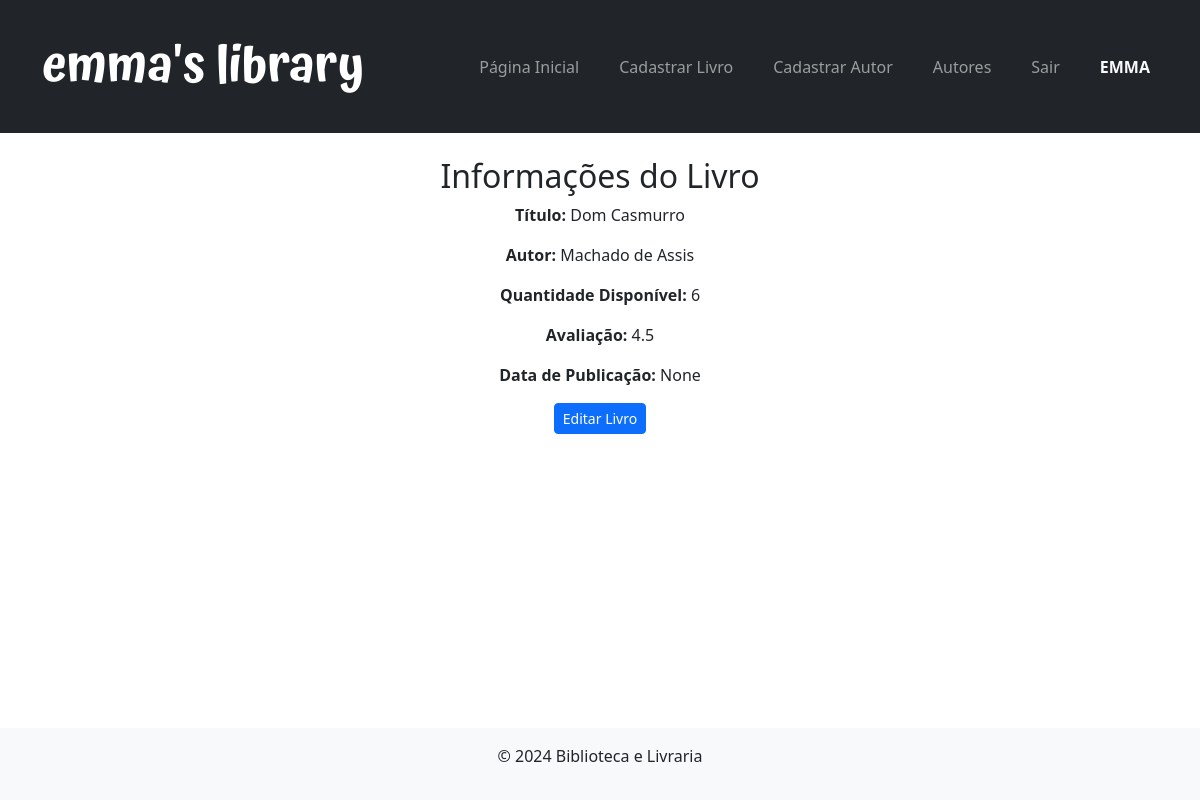
Page /informacoes_livro/2/ (signed in) on the committed database.
### livros/models.py (models this page shows, shortened)
class Livro(models.Model):
    titulo = models.CharField(max_length=100)
    autor = models.ForeignKey(Autor, on_delete=models.CASCADE, related_name='livros')
    quantidade_disponivel = models.IntegerField(null=True, blank=True)
    avaliacao = models.FloatField(null=True, blank=True)
    data_de_publicacao = models.DateField(null=True, blank=True)

class Autor(models.Model):
    nome = models.CharField(max_length=100)
    def __str__(self):
        return self.nome

### livros/views.py (the view)
# urls.py: path('informacoes_livro/<int:pk>/', informacoes_livro, name='informacoes_livro'),
@login_required
def informacoes_livro(request, pk):
    livro = get_object_or_404(Livro, pk=pk)
    return render(request, 'informacoes_livro.html', {'livro': livro})

### livros/templates/informacoes_livro.html (shortened to what this page needs)
{% extends 'base.html' %}
{% block content %}
    <div class="container d-flex flex-column justify-content-center align-items-center">
        <h2> Informações do Livro </h2>
        <p> <strong>Título:</strong> {{ livro.titulo }} </p>
        <p> <strong>Autor:</strong> {{ livro.autor }} </p>
        <p> <strong>Quantidade Disponível:</strong> {{ livro.quantidade_disponivel }} </p>
        <p> <strong>Avaliação:</strong> {{ livro.avaliacao }} </p>
        <p> <strong>Data de Publicação:</strong> {{ livro.data_de_publicacao }} </p>
        <a href="{% url 'editar_livro' livro.pk %}" class="btn btn-sm btn-primary">
            Editar Livro
        </a>
    </div>
{% endblock%}

### livros/templates/base.html (shortened to what this page needs)
<!DOCTYPE html>
<html lang="pt-br">
  <head>
     {% load static %}
     <link href="{% static "css/bootstrap.min.css" %}" rel="stylesheet">
  </head>
  <div class="d-flex flex-column min-vh-100">
    <body >
      <header class="bg-dark text-light p-3">
        <div class="container">
          <nav class="navbar navbar-expand-lg navbar-dark">
            <a class="navbar-brand fw-bold logo" href="#">emma's library</a>
            <div class="collapse navbar-collapse" id="navbarNav">
              <ul class="navbar-nav ms-auto gap-4">
                <li class="nav-item">
                  <a href="{% url 'listar_livros' %}" class="nav-link link-offset-2 link-underline-opacity-25 link-underline-opacity-100-hover">Página Inicial</a>
                </li>
                <li class="nav-item">
                  <a href="{% url 'cadastrar_livro' %}" class="nav-link link-offset-2 link-underline-opacity-25 link-underline-opacity-100-hover">Cadastrar Livro</a>
                </li>
                <li class="nav-item">
                  <a href="{% url 'novo_autor' %}" class="nav-link link-offset-2 link-underline-opacity-25 link-underline-opacity-100-hover">Cadastrar Autor</a>
                </li>
                <li class="nav-item">
                  <a href="{% url 'listar_autores' %}" class="nav-link link-offset-2 link-underline-opacity-25 link-underline-opacity-100-hover">Autores</a>
                </li>
                <li class="nav-item">
                  <a href="{% url 'logout' %}" class="nav-link link-offset-2 link-underline-opacity-25 link-underline-opacity-100-hover">Sair </a>
                </li>
                {% if user.is_authenticated %}
                <li class="nav-item">
                  <span class="nav-link text-light fw-bold text-uppercase">{{ user.username }}</span>
                </li>
                {% endif %}
              </ul>
            </div>
          </nav>
        </div>
      </header>
      <main class="container-fluid mt-4 flex-grow-1">
        {% block content %}{% endblock %}
      </main>
      <footer class="bg-light text-center p-3 mt-4 ">
        <p>&copy; 2024 Biblioteca e Livraria</p>
      </footer>
    </body>
  </div>
</html>

### rows in the picture
Livro: titulo "Dom Casmurro", autor "Machado de Assis", quantidade_disponivel "6", avaliacao "4.5", data_de_publicacao "None"

### other values in the picture
{{ user.username }} "EMMA"
